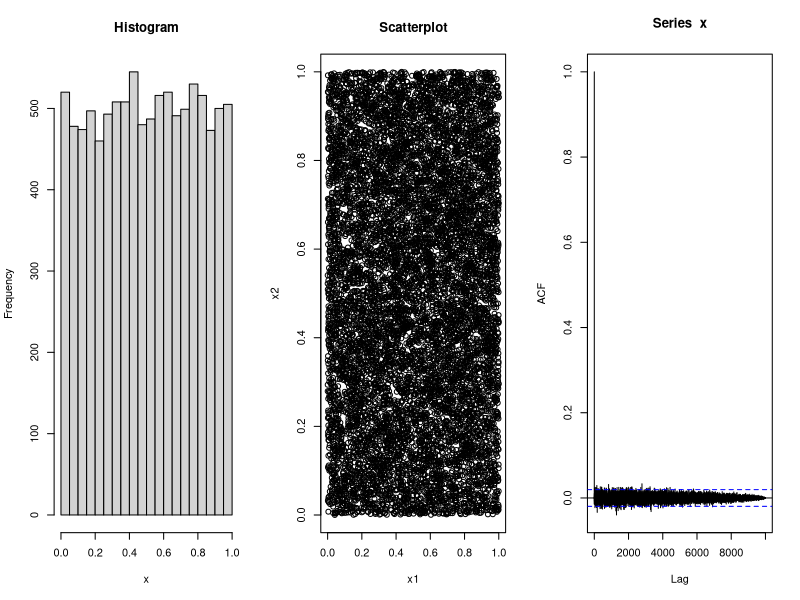
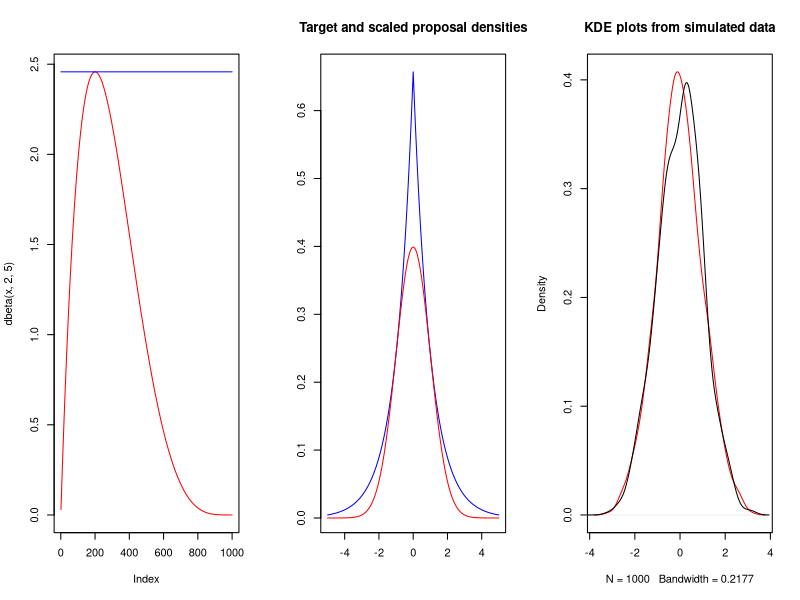

R code for these plots, in order: (Note: this script raises an error after producing the figures.)
## ---- chunk 1
knitr::opts_chunk$set(echo = TRUE)
## ---- chunk 2
Nsim=10^4 #number of random numbers
x=runif(Nsim)
x1=x[-Nsim] #vectors to plot
x2=x[-1] #adjacent pairs
par(mfrow=c(1,3))
hist(x,main="Histogram")
plot(x1,x2, main="Scatterplot")
acf(x, "Autocovariance Function")
## ---- chunk 3
x <- 1:1000/1001
M <- optimize(f=function(x){dbeta(x,2,5)}, interval=c(0,1),maximum=T)$objective
plot(dbeta(x,2,5),type="l",col="red")
points(rep(M,1000),type="l",col="blue")
## ---- chunk 4
M <- optimize(f=function(x){dnorm(x)/dexp(abs(x))*2}, interval=c(0,5),maximum=T)$objective

# returns a single accepted sample from standard doubly exp. proposal and N(0,1) target
acc_rej_dexp_norm <- function(M,a,b){
  U <- runif(1)*M
  sings <- c(-1,1)
  Y <- rexp(1)*sample(sings,1) # doubly exponential
  while (U>dnorm(Y)/dexp(abs(Y))/2/M){
    U <- runif(1)*M
    Y <- rexp(1)*sample(sings,1)
  }
  return(Y)
}

x <- 1:5000/1001
plot(c(-rev(x),x),M*c(rev(dexp(x))/2,dexp(x)/2),type="l",col="blue",xlab="",ylab="",
     main="Target and scaled proposal densities")
points(c(-rev(x),x),c(rev(dnorm(x)),dnorm(x)),type="l",col="red")

set.seed(517)
N <- 1000
X <- rep(0,N)
for(n in 1:N){
  X[n] <- acc_rej_dexp_norm(M,a,b)
}
plot(density(X),col="red",main="KDE plots from simulated data")
points(density(rnorm(N)),type="l")
## ---- chunk 5
knitr::include_graphics('../Plots/numerical_integration/local_constant_rule.png')
knitr::include_graphics('../Plots/numerical_integration/local_linear_rule.png')
knitr::include_graphics('../Plots/numerical_integration/local_quadratic_rule.png')
## ---- chunk 6
op <- par(ps=30)
x <- 6*(1:1000)/1001
plot(x,dnorm(x),type="l",ylab="")
points(x,dexp(x),type="l",col="blue")
abline(v=c(2,6),lty=2)

plot(x,dnorm(x)/dexp(x),type="l",ylab="")
abline(v=c(2,6),lty=2)

set.seed(696)
x=rexp(10^5)
wein=dnorm(x)/dexp(x)
# boxplot(wein/sum(wein))
plot(log10(1:10^5),cumsum(wein*(x>2)*(x<6))/cumsum(rep(1,10^5)),type="l",ylim=c(0,0.05),xlab="log(N)",ylab="")
abline(a=pnorm(6)-pnorm(2),b=0,col="sienna")
## ---- chunk 7
op <- par(ps=30)
x <- 6*(1:1000)/1001
plot(x,dcauchy(x),type="l",ylab="")
points(x,dexp(x),type="l",col="blue")
abline(v=c(2,6),lty=2)

plot(x,dcauchy(x)/dexp(x),type="l",ylab="")
abline(v=c(2,6),lty=2)

set.seed(696)
x=rexp(10^5)
wein=dcauchy(x)/dexp(x)
# boxplot(wein/sum(wein))
plot(log10(1:10^5),cumsum(wein*(x>2)*(x<6))/cumsum(rep(1,10^5)),type="l",ylim=c(0,0.3),xlab="log(N)",ylab="")
abline(a=pcauchy(6)-pcauchy(2),b=0,col="sienna")
## ---- chunk 8
op <- par(ps=30)
x <- 6*(1:1000)/1001
plot(x,dcauchy(x),type="l",ylab="")
points(x,dnorm(x),type="l",col="blue")
abline(v=c(2,6),lty=2)

plot(x,dcauchy(x)/dnorm(x),type="l",ylim=c(0,10),ylab="")
abline(v=c(2,6),lty=2)

set.seed(491)
x=rnorm(10^5)
wein=dcauchy(x)/dnorm(x)
# boxplot(wein/sum(wein))
plot(log10(1:10^5),cumsum(wein*(x>2)*(x<6))/cumsum(rep(1,10^5)),type="l",ylim=c(0,0.3),xlab="log(N)",ylab="")
abline(a=pcauchy(6)-pcauchy(2),b=0,col="sienna")
